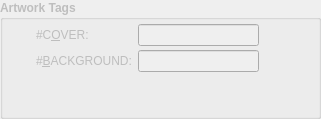
         <widget class="QGroupBox" name="groupBox_ArtworkTags">
          <property name="enabled">
           <bool>false</bool>
          </property>
          <property name="sizePolicy">
           <sizepolicy hsizetype="Expanding" vsizetype="Preferred">
            <horstretch>0</horstretch>
            <verstretch>0</verstretch>
           </sizepolicy>
          </property>
          <property name="minimumSize">
           <size>
            <width>321</width>
            <height>0</height>
           </size>
          </property>
          <property name="font">
           <font>
            <weight>75</weight>
            <bold>true</bold>
           </font>
          </property>
          <property name="whatsThis">
           <string>Here you can choose the cover and background image file, if you already have them available.</string>
          </property>
          <property name="title">
           <string>Artwork Tags</string>
          </property>
          <layout class="QGridLayout" name="gridLayout_GroupBoxArtworkTags">
           <property name="topMargin">
            <number>4</number>
           </property>
           <property name="bottomMargin">
            <number>4</number>
           </property>
           <item row="0" column="0">
            <layout class="QGridLayout" name="gridLayout_ArtworkTags" rowstretch="1,1" columnstretch="0,0,1,0,0" columnminimumwidth="16,88,0,16,16">
             <property name="verticalSpacing">
              <number>4</number>
             </property>
             <item row="0" column="1">
              <widget class="QLabel" name="label_Cover">
               <property name="font">
                <font>
                 <weight>50</weight>
                 <bold>false</bold>
                </font>
               </property>
               <property name="statusTip">
                <string>Cover tag</string>
               </property>
               <property name="text">
                <string>#C&amp;OVER:</string>
               </property>
               <property name="buddy">
                <cstring>pushButton_BrowseCover</cstring>
               </property>
              </widget>
             </item>
             <item row="0" column="2">
              <widget class="QLineEdit" name="lineEdit_Cover">
               <property name="enabled">
                <bool>false</bool>
               </property>
               <property name="sizePolicy">
                <sizepolicy hsizetype="Minimum" vsizetype="Fixed">
                 <horstretch>0</horstretch>
                 <verstretch>0</verstretch>
                </sizepolicy>
               </property>
               <property name="font">
                <font>
                 <weight>50</weight>
                 <bold>false</bold>
                </font>
               </property>
               <property name="statusTip">
                <string>Set the cover by dropping an image file onto USC or by browsing your harddrive.</string>
               </property>
               <property name="text">
                <string/>
               </property>
               <property name="readOnly">
                <bool>true</bool>
               </property>
              </widget>
             </item>
             <item row="0" column="3">
              <widget class="QPushButton" name="pushButton_BrowseCover">
               <property name="sizePolicy">
                <sizepolicy hsizetype="Fixed" vsizetype="Fixed">
                 <horstretch>0</horstretch>
                 <verstretch>0</verstretch>
                </sizepolicy>
               </property>
               <property name="maximumSize">
                <size>
                 <width>20</width>
                 <height>20</height>
                </size>
               </property>
               <property name="toolTip">
                <string/>
               </property>
               <property name="statusTip">
                <string>Browse for a cover image file.</string>
               </property>
               <property name="text">
                <string/>
               </property>
               <property name="icon">
                <iconset resource="resources/usc.qrc">
                 <normaloff>:/control/folder-open-slide.png</normaloff>:/control/folder-open-slide.png</iconset>
               </property>
               <property name="flat">
                <bool>true</bool>
               </property>
              </widget>
             </item>
             <item row="1" column="1">
              <widget class="QLabel" name="label_background">
               <property name="font">
                <font>
                 <weight>50</weight>
                 <bold>false</bold>
                </font>
               </property>
               <property name="statusTip">
                <string>Background tag</string>
               </property>
               <property name="text">
                <string>#&amp;BACKGROUND:</string>
               </property>
               <property name="buddy">
                <cstring>pushButton_BrowseBackground</cstring>
               </property>
              </widget>
             </item>
             <item row="1" column="2">
              <widget class="QLineEdit" name="lineEdit_Background">
               <property name="enabled">
                <bool>false</bool>
               </property>
               <property name="sizePolicy">
                <sizepolicy hsizetype="Minimum" vsizetype="Fixed">
                 <horstretch>0</horstretch>
                 <verstretch>0</verstretch>
                </sizepolicy>
               </property>
               <property name="font">
                <font>
                 <weight>50</weight>
                 <bold>false</bold>
                </font>
               </property>
               <property name="statusTip">
                <string>Set the background by dropping an image file onto USC or by browsing your harddrive.</string>
               </property>
               <property name="text">
                <string/>
               </property>
               <property name="readOnly">
                <bool>true</bool>
               </property>
              </widget>
             </item>
             <item row="1" column="3">
              <widget class="QPushButton" name="pushButton_BrowseBackground">
               <property name="sizePolicy">
                <sizepolicy hsizetype="Fixed" vsizetype="Fixed">
                 <horstretch>0</horstretch>
                 <verstretch>0</verstretch>
                </sizepolicy>
               </property>
               <property name="maximumSize">
                <size>
                 <width>20</width>
                 <height>20</height>
                </size>
               </property>
               <property name="statusTip">
                <string>Browse for a background image file.</string>
               </property>
               <property name="text">
                <string/>
               </property>
               <property name="icon">
                <iconset resource="resources/usc.qrc">
                 <normaloff>:/control/folder-open-slide.png</normaloff>:/control/folder-open-slide.png</iconset>
               </property>
               <property name="flat">
                <bool>true</bool>
               </property>
              </widget>
             </item>
             <item row="0" column="0">
              <widget class="QLabel" name="label_CoverIcon">
               <property name="text">
                <string/>
               </property>
               <property name="pixmap">
                <pixmap resource="resources/usc.qrc">:/types/cover.png</pixmap>
               </property>
              </widget>
             </item>
             <item row="1" column="0">
              <widget class="QLabel" name="label_BackgroundIcon">
               <property name="text">
                <string/>
               </property>
               <property name="pixmap">
                <pixmap resource="resources/usc.qrc">:/types/background.png</pixmap>
               </property>
              </widget>
             </item>
             <item row="0" column="4">
              <widget class="QLabel" name="label_CoverSet">
               <property name="statusTip">
                <string>#COVER tag is not set.</string>
               </property>
               <property name="text">
                <string/>
               </property>
               <property name="pixmap">
                <pixmap resource="resources/usc.qrc">:/marks/path_error.png</pixmap>
               </property>
              </widget>
             </item>
             <item row="1" column="4">
              <widget class="QLabel" name="label_BackgroundSet">
               <property name="statusTip">
                <string>#BACKGROUND tag is not set.</string>
               </property>
               <property name="text">
                <string/>
               </property>
               <property name="pixmap">
                <pixmap resource="resources/usc.qrc">:/marks/path_error.png</pixmap>
               </property>
              </widget>
             </item>
            </layout>
           </item>
           <item row="1" column="0">
            <spacer name="verticalSpacer_3">
             <property name="orientation">
              <enum>Qt::Vertical</enum>
             </property>
             <property name="sizeHint" stdset="0">
              <size>
               <width>20</width>
               <height>40</height>
              </size>
             </property>
            </spacer>
           </item>
          </layout>
         </widget>
